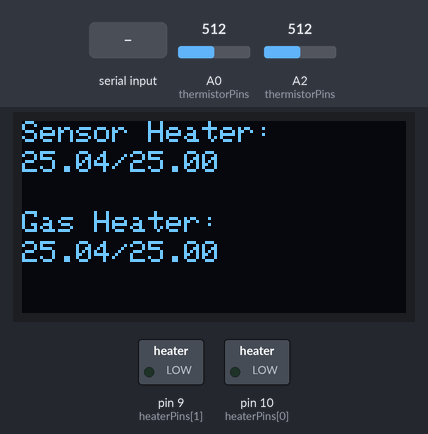
Bench run of a sketch on a simulated Arduino Uno, built with avr-gcc and run on an emulated ATmega328P. Parts: 128×64 one-colour display, switched loads named in the sketch (green lamp = pin HIGH). The inputs (shaded band) are chosen by the test bench; at power-on: A2 (thermistorPins) = 512, A0 (thermistorPins) = 512. What the sketch prints to the serial monitor is not drawn.

Above: at 1.2 s.
1.3 s: "S1:90\n" received over Serial
At 4.1 s:
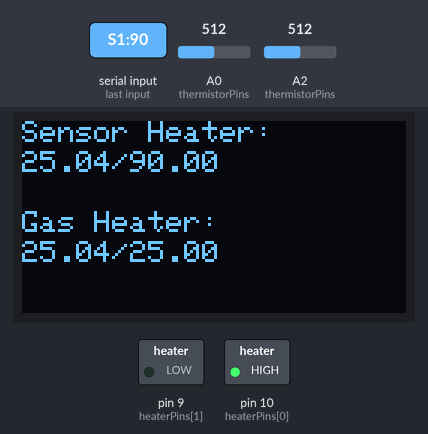
4.4 s: A2 (thermistorPins) set to 306
At 5.7 s:
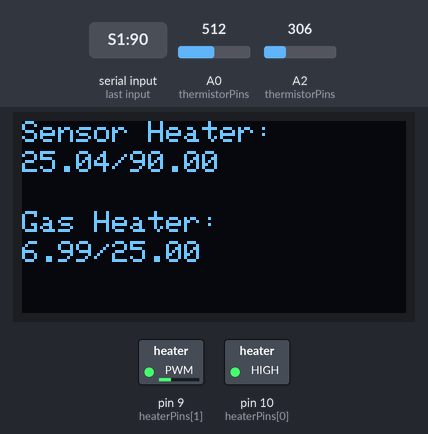
7.6 s: A0 (thermistorPins) set to 716
At 8.6 s:
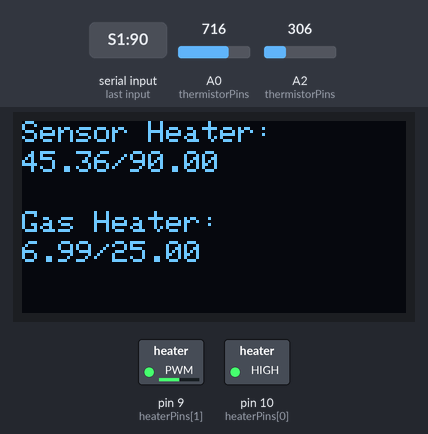
10.8 s: "S1:\n" received over Serial
At 12.1 s:
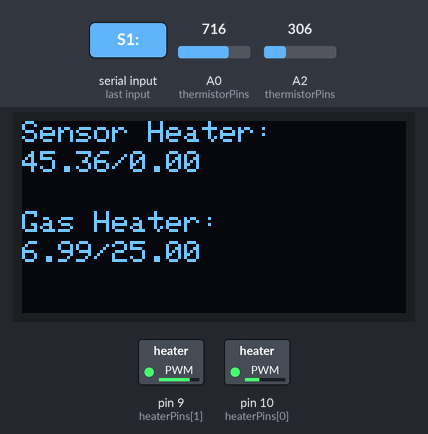
14.0 s: A0 (thermistorPins) set to 511
At 16.4 s:
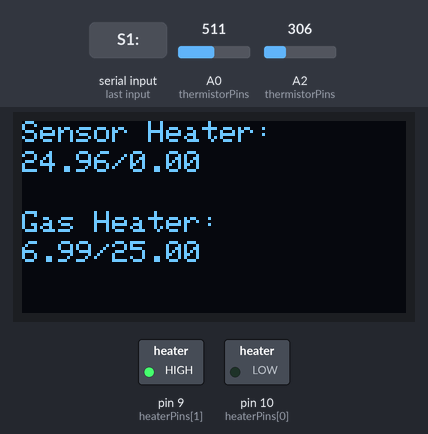
16.6 s: A2 (thermistorPins) set to 900
At 18.4 s:
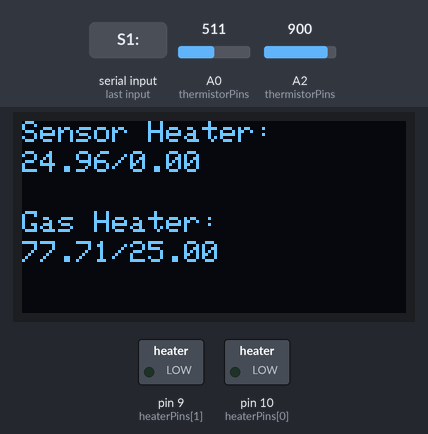
Timing chart, 0 to 19.9 s (numbered marks = the images above; inputs shaded):
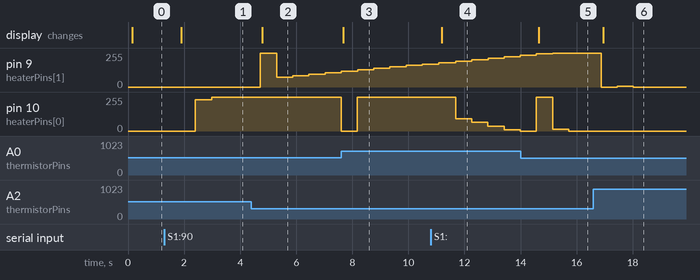

The sketch:

Double_Heater_no_encoder.ino
```cpp
#include <PID_v1.h>
#include <SPI.h>
#include <Wire.h>
#include <Adafruit_GFX.h>
#include <Adafruit_SSD1306.h>

// ==== OLED Screen SETUP ====
#define SCREEN_WIDTH 128
#define SCREEN_HEIGHT 64
#define OLED_RESET     -1
#define SCREEN_ADDRESS 0x3C
Adafruit_SSD1306 display(SCREEN_WIDTH, SCREEN_HEIGHT, &Wire, OLED_RESET);

// ==== THERMISTOR SETUP ====
const int thermistorPins[2] = {A0, A2};
const double seriesResistor = 10000.0;   // 10kΩ resistor
const double nominalResistance = 10000.0; // 10kΩ at 25°C
const double nominalTemp = 25.0;
const double bCoefficient = 3950.0;

// ==== HEATER SETUP ====
const int heaterPins[2] = {10, 9}; // PWM pins

// ==== PID VARIABLES ====
double Setpoints[2] = {25.0, 25.0}; // Initial target temps
double Inputs[2], Outputs[2];
double Kp = 3.0, Ki = 6.0, Kd = 4.0;

PID myPIDs[2] = {
  PID(&Inputs[0], &Outputs[0], &Setpoints[0], Kp, Ki, Kd, DIRECT),
  PID(&Inputs[1], &Outputs[1], &Setpoints[1], Kp, Ki, Kd, DIRECT)
};

// ==== SERIAL INPUT ====
String inputString = "";

void setup() {
  Serial.begin(9600);
  for (int i = 0; i < 2; i++) {
    pinMode(heaterPins[i], OUTPUT);
    analogWrite(heaterPins[i], 0);
    myPIDs[i].SetOutputLimits(0, 255);
    myPIDs[i].SetMode(AUTOMATIC);
  }

  Serial.println("Dual PID Heater Control Started");
  Serial.println("Enter setpoints as: S1:50 or S2:40");

  display.begin(SSD1306_SWITCHCAPVCC, SCREEN_ADDRESS);
  display.clearDisplay();
}

void loop() {
  // === Read thermistors & compute PID ===
  for (int i = 0; i < 2; i++) {
    Inputs[i] = readThermistorTemp(thermistorPins[i]);
    myPIDs[i].Compute();
    analogWrite(heaterPins[i], (int)Outputs[i]);
  }

  // === Display on Serial ===
  Serial.print("Beaker heater => SP: ");
  Serial.print(Setpoints[0]);
  Serial.print(" | Temp: ");
  Serial.print(Inputs[0]);
  Serial.print(" | Out: ");
  Serial.println(Outputs[0]);

  Serial.print("Gas Heater => SP: ");
  Serial.print(Setpoints[1]);
  Serial.print(" | Temp: ");
  Serial.print(Inputs[1]);
  Serial.print(" | Out: ");
  Serial.println(Outputs[1]);

  // === Handle serial input ===
  handleSerialInput();

  // === OLED display ===
  display.clearDisplay();
  display.setTextSize(1);
  display.setTextColor(WHITE);
  display.setCursor(0,0);
  display.print("Sensor Heater: ");
  display.setCursor(0,10);
  display.print(Inputs[0]); display.print("/"); display.print(Setpoints[0]);
  display.setCursor(0,30);
  display.print("Gas Heater: ");
  display.setCursor(0,40);
  display.print(Inputs[1]); display.print("/"); display.print(Setpoints[1]);
  display.display();

  delay(500);
}

// === Thermistor function ===
double readThermistorTemp(int pin) {
  int analogValue = analogRead(pin);
  double voltage = analogValue / 1023.0;
  double resistance = seriesResistor * ((1.0 / voltage) - 1.0);

  double steinhart;
  steinhart = resistance / nominalResistance;
  steinhart = log(steinhart);
  steinhart /= bCoefficient;
  steinhart += 1.0 / (nominalTemp + 273.15);
  steinhart = 1.0 / steinhart;
  steinhart -= 273.15;

  return steinhart;
}

// === Parse serial input ===
void handleSerialInput() {
  while (Serial.available()) {
    char inChar = (char)Serial.read();
    if (inChar == '\n' || inChar == '\r') {
      if (inputString.length() > 0) {
        parseCommand(inputString);
        inputString = "";
      }
    } else {
      inputString += inChar;
    }
  }
}

void parseCommand(String cmd) {
  cmd.trim();
  if (cmd.startsWith("S1:")) {
    Setpoints[0] = cmd.substring(3).toFloat();
    Serial.print("Setpoint1 updated to: ");
    Serial.println(Setpoints[0]);
  }
  else if (cmd.startsWith("S2:")) {
    Setpoints[1] = cmd.substring(3).toFloat();
    Serial.print("Setpoint2 updated to: ");
    Serial.println(Setpoints[1]);
  }
  else {
    Serial.println("Invalid command. Use S1:xx or S2:xx");
  }
}
```

Measured:
- after the input at 1.3 s, pin 10 (heaterPins[0]): 0/255 → 233/255 after 1.1 s, → 255/255 0.58 s later; the display: changes after 0.61 s (image 1)
- after the input at 4.4 s, pin 9 (heaterPins[1]): 0/255 → 255/255 after 0.32 s, → 75/255 0.58 s later, → 86/255 0.58 s later, → 97/255 0.58 s later, … (5 changes in this stretch); the display: changes after 0.40 s (image 2)
- after the input at 7.6 s, pin 10 (heaterPins[0]): 255/255 → 0/255 at once, → 255/255 0.58 s later; the display: changes after 0.08 s (image 3)
- after the input at 10.8 s, pin 10 (heaterPins[0]): moves from 255/255 to 0/255 over 2.3 s, starting after 0.89 s; the display: changes after 0.39 s (image 4)
- after the input at 14.0 s, pin 10 (heaterPins[0]): 0/255 → 255/255 after 0.57 s, → 14/255 0.58 s later, → 0/255 0.58 s later; the display: changes after 0.64 s (image 5)
- after the input at 16.6 s, pin 9 (heaterPins[1]): 255/255 → 0/255 after 0.27 s, → 5/255 0.57 s later, → 0/255 0.57 s later; the display: changes after 0.35 s (image 6)
